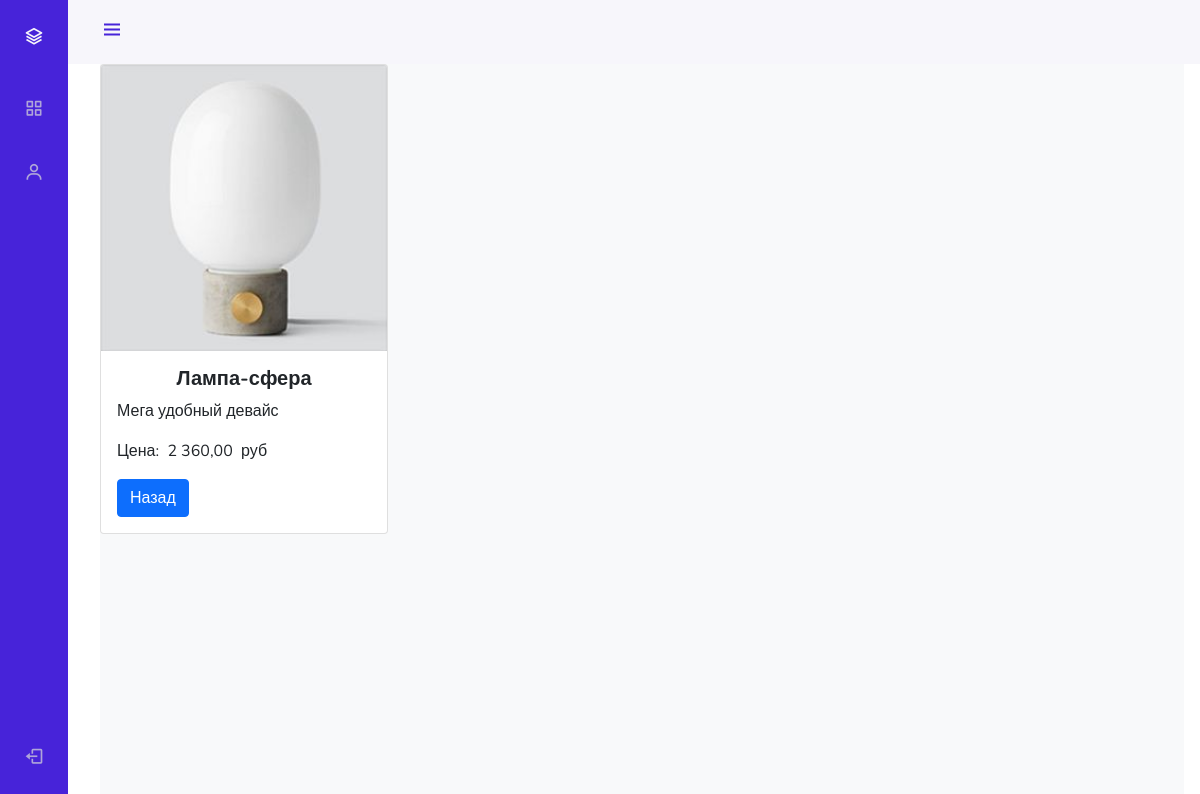
The page /admin_staff/products/read/2/ on the database its author committed.
### mainapp/models.py (models this page shows, shortened)
class Product(models.Model):
    category = models.ForeignKey(ProductCategory, on_delete=models.CASCADE)
    name = models.CharField(verbose_name='имя продукта', max_length=128)
    image = models.ImageField(upload_to='products_images', blank=True)
    short_desc = models.CharField(
        verbose_name='краткое описание продукта',
        max_length=60,
        blank=True,
    )
    description = models.TextField(
        verbose_name='описание продукта',
        blank=True,
    )
    price = models.DecimalField(
        verbose_name='цена продукта',
        max_digits=8,
        decimal_places=2,
        default=0,
    )
    quantity = models.PositiveIntegerField(
        verbose_name='количество на складе',
        default=0,
    )
    is_active = models.BooleanField(default=True)

### adminapp/views.py (the view)
# urls.py: path('products/read/<int:pk>/', adminapp.ProductDetailView.as_view(), name='product_read'),
class ProductDetailView(DetailView):
    model = Product
    template_name = 'adminapp/product_read.html'
    def get_context_data(self, *, object_list=None, **kwargs):
        context = super(ProductDetailView, self).get_context_data(**kwargs)
        context['title'] = 'продукт/подробнее'
        return context

### adminapp/templates/adminapp/product_read.html
{% extends 'adminapp/base.html' %}
{% load humanize %}
{% load static %}
{% block content %}
    <div class="card" style="width: 18rem;">
      <img class="card-img-top" src="{{ object.image.url }}" alt="Card image cap">
      <div class="card-body">
        <h5 class="card-title" style="text-align: center;"><strong>{{ object.name }}</strong></h5>
        <p class="card-text">{{ object.description }}</p>
              <p class="card-text">Цена:&nbsp {{ object.price|intcomma }}&nbsp руб</p>
        <a href="{{request.META.HTTP_REFERER}}" class="btn btn-primary">Назад</a>
      </div>
    </div>
{% endblock %}

### adminapp/static/adminapp/css/style.css (style rules this page uses)
:root { --header-height: 3rem; --nav-width: 68px; --first-color: #4723D9; --first-color-light: #AFA5D9; --white-color: #F7F6FB; --body-font: 'Nunito', sans-serif; --normal-font-size: 1rem; --z-fixed: 100 }
body { position: relative; margin: var(--header-height) 0 0 0; padding: 0 1rem; font-family: var(--body-font); font-size: var(--normal-font-size); transition: .5s }
a { text-decoration: none }
@media screen and (min-width: 768px) { body { margin: calc(var(--header-height) + 1rem) 0 0 0; padding-left: calc(var(--nav-width) + 2rem) } }

### rows shown on the page
Product: image (picture), name "Лампа-сфера", description "Мега удобный девайс", price "2 360,00"
